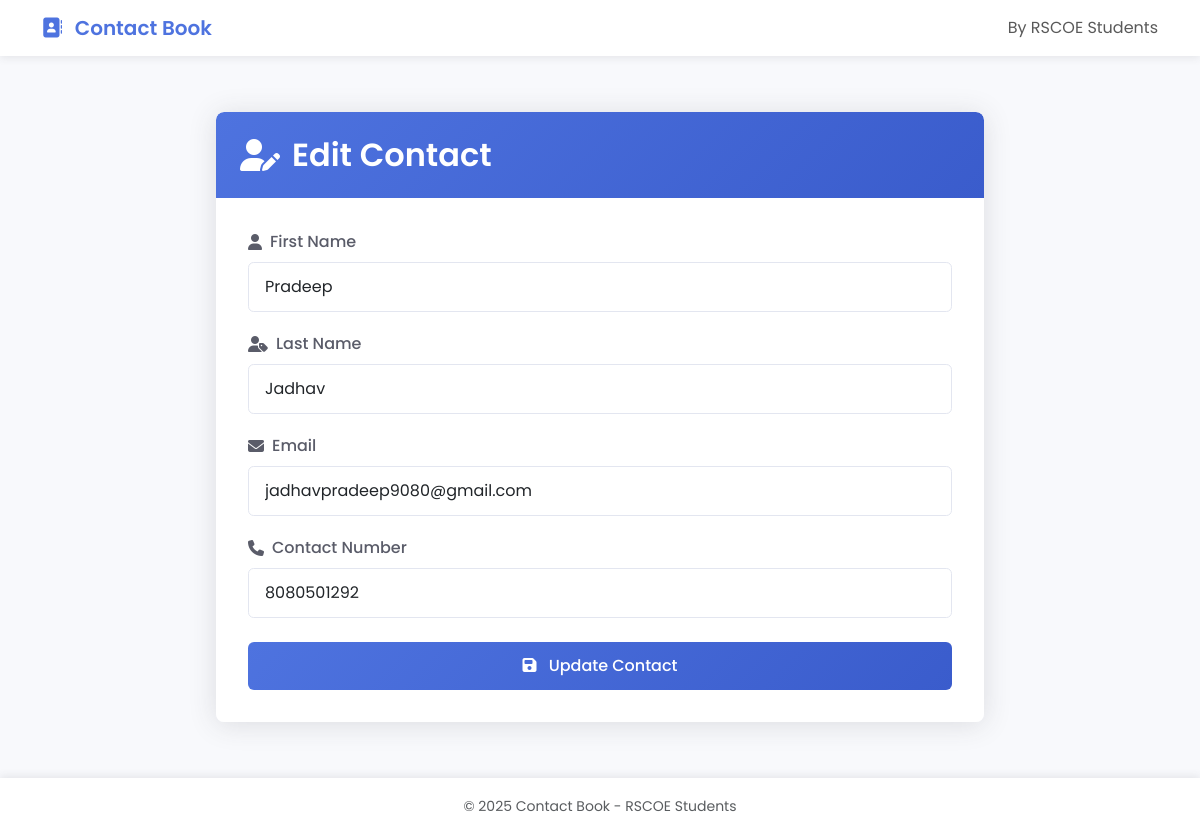
Page /edit/10 on the committed database.
### home/models.py (models this page shows)
class Contact(models.Model):
    FirstName=models.CharField(max_length=30)
    LastName=models.CharField(max_length=30)
    Email=models.EmailField()
    ContactNumber=models.CharField(max_length=10)

### home/views.py (the view)
# urls.py: path('edit/<int:id>', views.edit, name='edit'),
def edit(request,id):
        Data = Contact.objects.get(id=id)
        return render(request,'edit.html',{'Data':Data})

### templates/edit.html (shortened to what this page needs)
{% load static %}
<!DOCTYPE html>
<html lang="en">
<head>
    <link href="https://cdn.jsdelivr.net/npm/bootstrap@5.3.0/dist/css/bootstrap.min.css" rel="stylesheet">
    <link rel="stylesheet" href="https://cdnjs.cloudflare.com/ajax/libs/font-awesome/6.4.0/css/all.min.css">
</head>
<body>
    <nav class="navbar navbar-expand-lg">
        <div class="container">
            <a class="navbar-brand" href="/index/">
                <i class="fas fa-address-book me-2"></i>
                Contact Book
            </a>
            <span class="navbar-text ms-auto">
                By RSCOE Students
            </span>
        </div>
    </nav>
    <div class="container flex-grow-1 py-4">
        <div class="edit-container">
            <div class="edit-card">
                <div class="edit-header">
                    <h2>
                        <i class="fas fa-user-edit"></i> Edit Contact
                    </h2>
                </div>
                <div class="edit-body">
                    {% if Data %}
                    <form action="{% url 'formupdate' Data.id %}" method="post">
                        <div class="mb-3">
                            <label for="firstname" class="form-label">
                                <i class="fas fa-user"></i> First Name
                            </label>
                            <input type="text" class="form-control" id="firstname" name="firstname"
                                   value="{{ Data.FirstName }}" required>
                        </div>
                        <div class="mb-3">
                            <label for="lastname" class="form-label">
                                <i class="fas fa-user-tag"></i> Last Name
                            </label>
                            <input type="text" class="form-control" id="lastname" name="lastname"
                                   value="{{ Data.LastName }}" required>
                        </div>
                        <div class="mb-3">
                            <label for="email" class="form-label">
                                <i class="fas fa-envelope"></i> Email
                            </label>
                            <input type="email" class="form-control" id="email" name="email"
                                   value="{{ Data.Email }}" required>
                        </div>
                        <div class="mb-4">
                            <label for="phone" class="form-label">
                                <i class="fas fa-phone"></i> Contact Number
                            </label>
                            <input type="tel" class="form-control" id="phone" name="phone"
                                   value="{{ Data.ContactNumber }}" required>
                        </div>
                        <div class="d-grid">
                            <button type="submit" class="btn btn-primary">
                                <i class="fas fa-save me-2"></i> Update Contact
                            </button>
                        </div>
                    </form>
                    {% else %}
                    <div class="alert alert-danger text-center">
                        <i class="fas fa-exclamation-circle me-2"></i>
                        Contact not found or invalid ID provided.
                    </div>
                    {% endif %}
                </div>
            </div>
        </div>
    </div>
    <footer class="py-3">
        <div class="container text-center text-muted">
            <small>© {% now "Y" %} Contact Book - RSCOE Students</small>
        </div>
    </footer>
</body>
</html>

### templates/edit.html (style rules this page uses)
:root { --primary-color: #4e73df; --primary-hover: #3a5ccc; --secondary-color: #f8f9fc; --text-color: #5a5c69; --success-color: #28a745; --danger-color: #dc3545; --border-color: #e3e6f0; --shadow: 0 0.15rem 1.75rem 0 rgba(58, 59, 69, 0.15); --transition: all 0.3s ease; }
body { font-family: 'Poppins', sans-serif; background-color: var(--secondary-color); color: var(--text-color); min-height: 100vh; display: flex; flex-direction: column; }
.navbar { background-color: white; box-shadow: 0 0.15rem 0.5rem 0 rgba(58, 59, 69, 0.1); }
.navbar-brand { font-weight: 600; color: var(--primary-color); }
.edit-container { max-width: 800px; margin: 2rem auto; padding: 0 1rem; animation: fadeIn 0.5s ease; }
.edit-card { border: none; border-radius: 0.5rem; box-shadow: var(--shadow); overflow: hidden; transition: var(--transition); }
.edit-header { background: linear-gradient(135deg, var(--primary-color), var(--primary-hover)); color: white; padding: 1.5rem; border-radius: 0.5rem 0.5rem 0 0; }
.edit-header h2 { margin: 0; font-weight: 600; display: flex; align-items: center; gap: 0.75rem; }
.edit-body { padding: 2rem; background-color: white; }
.form-label { font-weight: 500; margin-bottom: 0.5rem; color: var(--text-color); display: flex; align-items: center; gap: 0.5rem; }
.form-control { border: 1px solid var(--border-color); border-radius: 0.35rem; padding: 0.75rem 1rem; transition: var(--transition); margin-bottom: 1.25rem; }
.btn-primary { background: linear-gradient(135deg, var(--primary-color), var(--primary-hover)); border: none; padding: 0.75rem 1.5rem; font-weight: 500; transition: var(--transition); }
footer { background-color: white; box-shadow: 0 -0.15rem 0.5rem 0 rgba(58, 59, 69, 0.1); }

### rows in the picture
Contact: firstname "Pradeep", lastname "Jadhav", email "jadhavpradeep9080@gmail.com", phone "8080501292"
